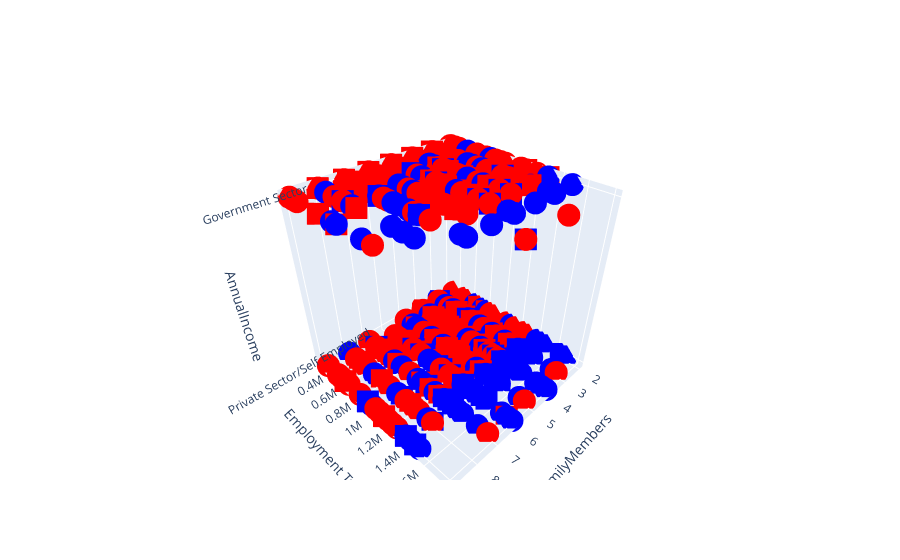
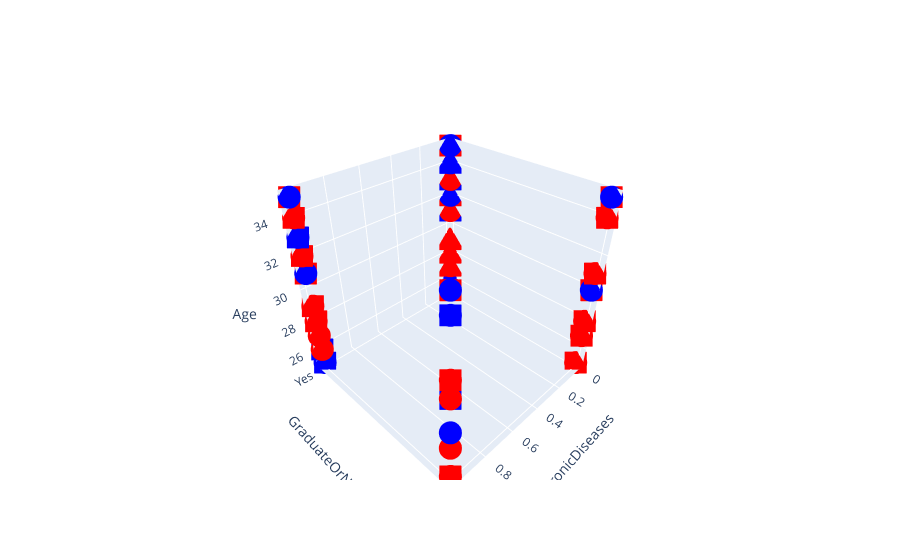
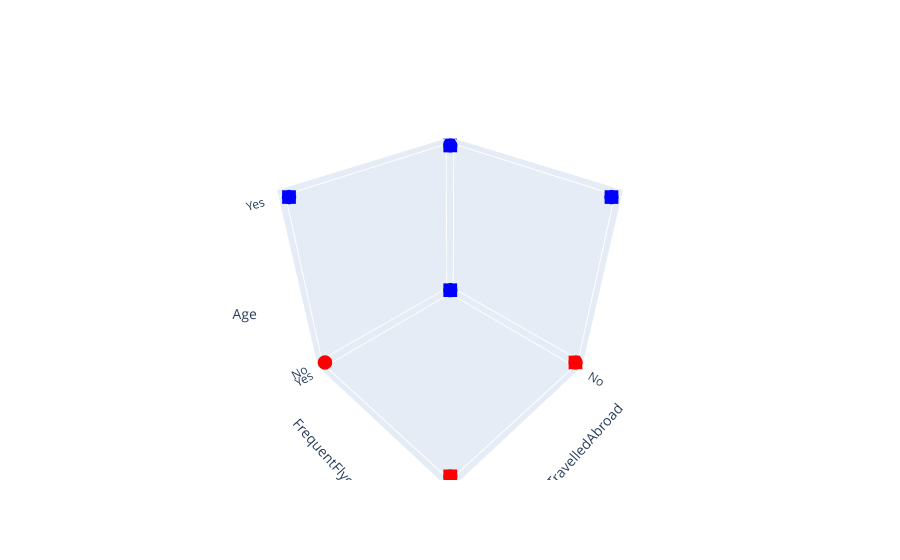

The notebook cell these images were saved under, in order:
### Markdown cell above
plot and Diagram

### Code cell
markercolor = Data['TravelInsurance'].replace("No","red").replace("Yes","blue")

markershape = []
for i in y_pred:
    if i == 1:
        markershape.append('circle')
    else:
        markershape.append('square')


#Make Plotly figure
fig1 = go.Scatter3d(x=Data['FamilyMembers'],
                    y=Data['AnnualIncome'],
                    z=Data['Employment Type'],
                    marker=dict(
                                color = markercolor,
                                symbol = markershape,
                                opacity = 1,
                                reversescale=True,
                                colorscale='Blues'),
                    line=dict (width=0.02),
                    mode='markers')

#Make Plot.ly Layout
mylayout1 = go.Layout(scene=dict(xaxis=dict( title="FamilyMembers"),
                                yaxis=dict( title='Employment Type'),
                                zaxis=dict(title='AnnualIncome')),)


fig2 = go.Scatter3d(x=Data['ChronicDiseases'],
                    y=Data['GraduateOrNot'],
                    z=Data['Age'],
                    marker=dict(
                                color = markercolor,
                                symbol = markershape,
                                opacity = 1,
                                reversescale=True,
                                colorscale='Blues'),
                    line=dict (width=0.02),
                    mode='markers')

#Make Plot.ly Layout
mylayout2 = go.Layout(scene=dict(xaxis=dict( title="ChronicDiseases"),
                                yaxis=dict( title='GraduateOrNot'),
                                zaxis=dict(title='Age')),)

fig3 = go.Scatter3d(x=Data['EverTravelledAbroad'],
                    y=Data['FrequentFlyer'],
                    z=Data['TravelInsurance'],
                    marker=dict(color=markercolor,
                                symbol = markershape,
                                opacity=1,
                                reversescale=True,
                                colorscale='Blues',
                                size=5),
                    line=dict (width=0.02),
                    mode='markers')

#Make Plot.ly Layout
mylayout3 = go.Layout(scene=dict(xaxis=dict( title='EverTravelledAbroad'),
                                yaxis=dict( title='FrequentFlyer'),
                                zaxis=dict(title='Age')),)


#Plot and save html
plotly.offline.iplot({"data": [fig1],
                     "layout": mylayout1},
                     filename=("6DPlot.html"))
plotly.offline.iplot({"data": [fig2],
                     "layout": mylayout2},
                     filename=("6DPlot.html"))
plotly.offline.iplot({"data": [fig3],
                     "layout": mylayout3},
                     filename=("6DPlot.html"))

### Figure 1 — Plotly figure (JSON) as saved in the notebook; plotly's stock layout.template omitted (floating-point values rounded to 4 significant figures; data arrays with more than 128 entries replaced by an {"elided": "..."} marker saying what was removed)
{"data": [{"line": {"width": 0.02}, "marker": {"color": {"elided": "1590 str values"}, "colorscale": [[0, "rgb(247,251,255)"], [0.125, "rgb(222,235,247)"], [0.25, "rgb(198,219,239)"], [0.375, "rgb(158,202,225)"], [0.5, "rgb(107,174,214)"], [0.625, "rgb(66,146,198)"], [0.75, "rgb(33,113,181)"], [0.875, "rgb(8,81,156)"], [1, "rgb(8,48,107)"]], "opacity": 1, "reversescale": true, "symbol": {"elided": "318 str values"}}, "mode": "markers", "type": "scatter3d", "x": {"elided": "1590 int values"}, "y": {"elided": "1590 int values"}, "z": {"elided": "1590 str values"}}], "layout": {"scene": {"xaxis": {"title": {"text": "FamilyMembers"}}, "yaxis": {"title": {"text": "Employment Type"}}, "zaxis": {"title": {"text": "AnnualIncome"}}}}}

### Figure 2 — Plotly figure (JSON) as saved in the notebook; plotly's stock layout.template omitted (floating-point values rounded to 4 significant figures; data arrays with more than 128 entries replaced by an {"elided": "..."} marker saying what was removed)
{"data": [{"line": {"width": 0.02}, "marker": {"color": {"elided": "1590 str values"}, "colorscale": [[0, "rgb(247,251,255)"], [0.125, "rgb(222,235,247)"], [0.25, "rgb(198,219,239)"], [0.375, "rgb(158,202,225)"], [0.5, "rgb(107,174,214)"], [0.625, "rgb(66,146,198)"], [0.75, "rgb(33,113,181)"], [0.875, "rgb(8,81,156)"], [1, "rgb(8,48,107)"]], "opacity": 1, "reversescale": true, "symbol": {"elided": "318 str values"}}, "mode": "markers", "type": "scatter3d", "x": {"elided": "1590 int values"}, "y": {"elided": "1590 str values"}, "z": {"elided": "1590 int values"}}], "layout": {"scene": {"xaxis": {"title": {"text": "ChronicDiseases"}}, "yaxis": {"title": {"text": "GraduateOrNot"}}, "zaxis": {"title": {"text": "Age"}}}}}

### Figure 3 — Plotly figure (JSON) as saved in the notebook; plotly's stock layout.template omitted (floating-point values rounded to 4 significant figures; data arrays with more than 128 entries replaced by an {"elided": "..."} marker saying what was removed)
{"data": [{"line": {"width": 0.02}, "marker": {"color": {"elided": "1590 str values"}, "colorscale": [[0, "rgb(247,251,255)"], [0.125, "rgb(222,235,247)"], [0.25, "rgb(198,219,239)"], [0.375, "rgb(158,202,225)"], [0.5, "rgb(107,174,214)"], [0.625, "rgb(66,146,198)"], [0.75, "rgb(33,113,181)"], [0.875, "rgb(8,81,156)"], [1, "rgb(8,48,107)"]], "opacity": 1, "reversescale": true, "size": 5, "symbol": {"elided": "318 str values"}}, "mode": "markers", "type": "scatter3d", "x": {"elided": "1590 str values"}, "y": {"elided": "1590 str values"}, "z": {"elided": "1590 str values"}}], "layout": {"scene": {"xaxis": {"title": {"text": "EverTravelledAbroad"}}, "yaxis": {"title": {"text": "FrequentFlyer"}}, "zaxis": {"title": {"text": "Age"}}}}}
